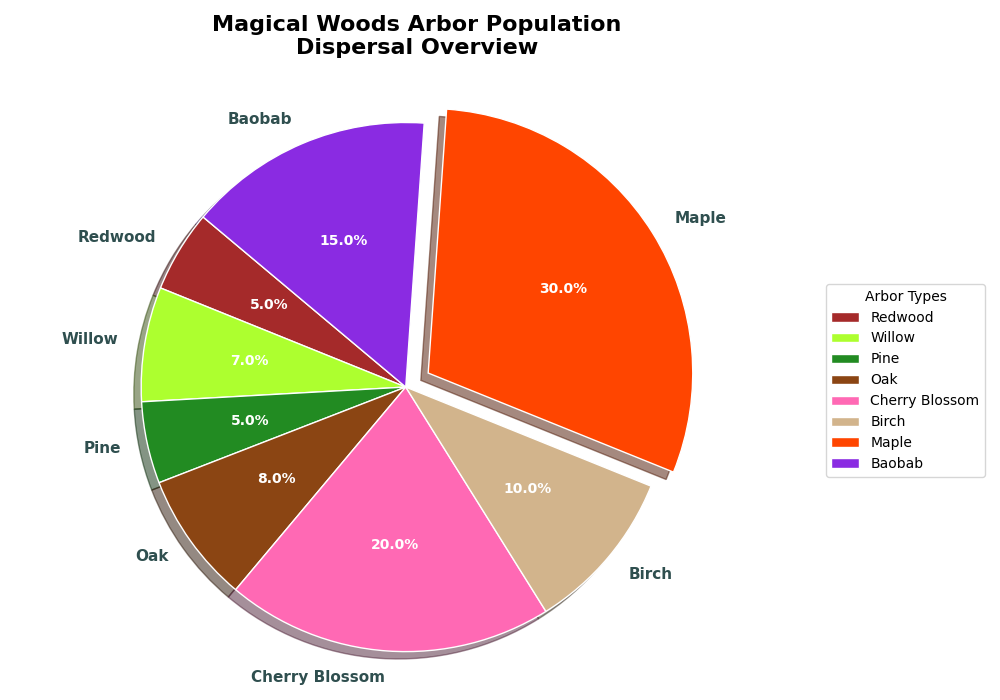

This figure's Python source:
import matplotlib.pyplot as plt

tree_species = ['Redwood', 'Willow', 'Pine', 'Oak', 'Cherry Blossom', 'Birch', 'Maple', 'Baobab']
population_percentages = [5, 7, 5, 8, 20, 10, 30, 15]
colors = ['#A52A2A', '#ADFF2F', '#228B22', '#8B4513', '#FF69B4', '#D2B48C', '#FF4500', '#8A2BE2']
explode = (0, 0, 0, 0, 0, 0, 0.1, 0)

fig, ax = plt.subplots(figsize=(10, 7))

wedges, texts, autotexts = ax.pie(population_percentages, labels=tree_species, autopct='%1.1f%%',
                                  startangle=140, explode=explode, colors=colors, shadow=True,
                                  wedgeprops=dict(edgecolor='w'))

for autotext in autotexts:
    autotext.set_color('white')
    autotext.set_fontsize(10)
    autotext.set_fontweight('bold')

for text in texts:
    text.set_fontsize(11)
    text.set_color('darkslategray')
    text.set_fontweight('semibold')

plt.title('Magical Woods Arbor Population\nDispersal Overview', fontsize=16, fontweight='bold', pad=20)

ax.axis('equal')
plt.legend(wedges, tree_species, title="Arbor Types", loc="center left", bbox_to_anchor=(1, 0, 0.5, 1), fontsize=10)
plt.tight_layout()
plt.show()
